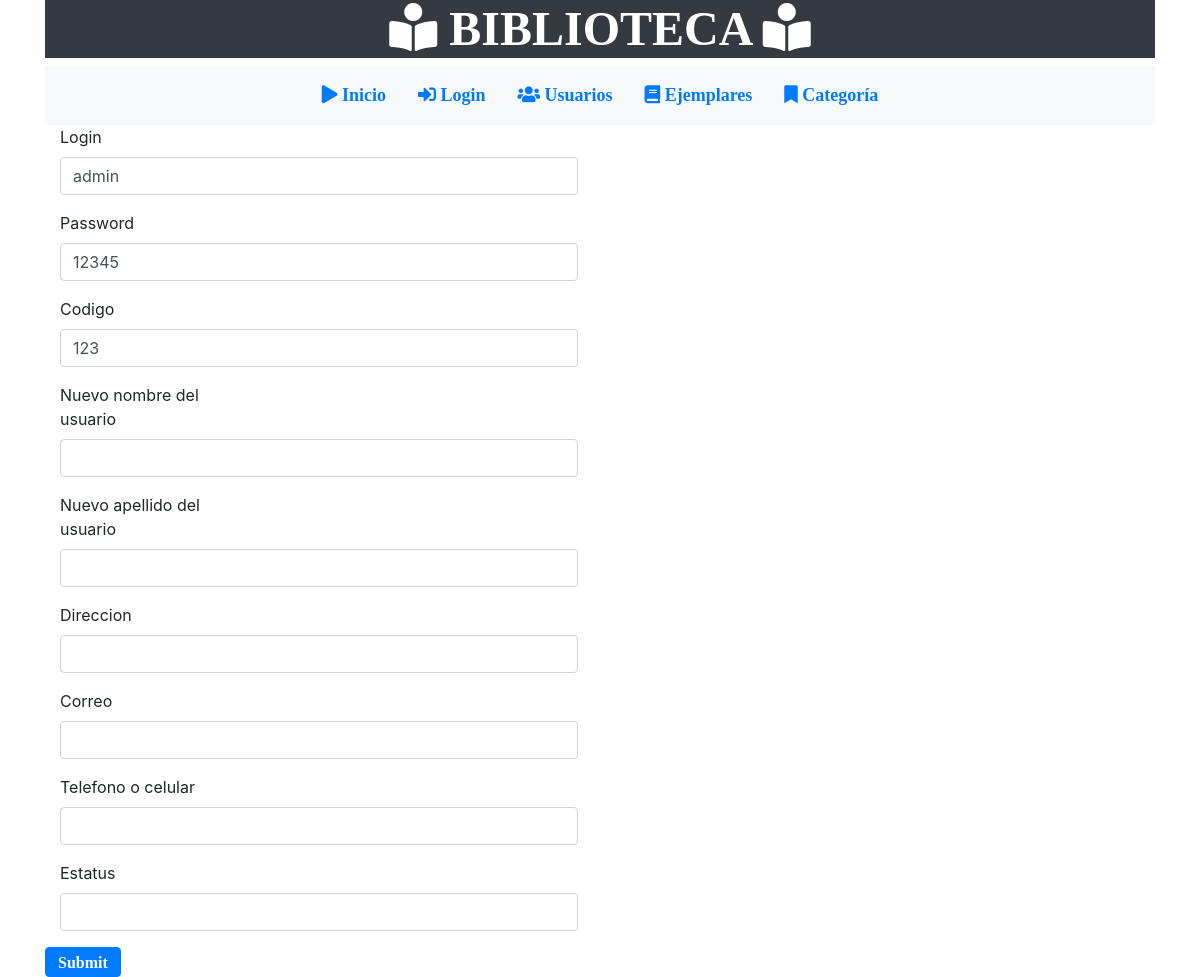
The app's page /usuario/editar/1 with its own data.
### tables this page shows
CREATE TABLE `usuario` (
  `usua_id` int(11) NOT NULL,
  `usuario` varchar(45) DEFAULT NULL,
  `password` varchar(45) DEFAULT NULL,
  `usua_codigo` int(11) DEFAULT NULL,
  `usua_nombres` varchar(45) DEFAULT NULL,
  `usua_apellidos` varchar(45) DEFAULT NULL,
  `usua_direccion` varchar(150) DEFAULT NULL,
  `usua_email` varchar(70) DEFAULT NULL,
  `usua_telefono` varchar(20) DEFAULT NULL,
  `usua_esadmin` tinyint(1) DEFAULT NULL
);

### application/controllers/Usuario.php (called while the page is built, shortened)
<?php
class Usuario extends CI_Controller {
	public function editar($usua_id)
   {
       $us = $this->db->get_where('usuario', array('usua_id' => $usua_id))->row();
       $this->load->view('includes/header');
       $this->load->view('usuarios/editar',array('us'=>$us));
       $this->load->view('includes/footer');
   }
}

### index.php (called while the page is built, shortened)
<?php
require_once BASEPATH.'core/CodeIgniter.php';

### application/views/usuarios/editar.php (the view)
<form method="post" action="<?php echo base_url('usuario/update/'.$us->usua_id);?>">
    <div class="row">
        <div class="col-md-8 col-md-offset-2">
            <div class="form-group">
                <label class="col-md-3">Login</label>
                <div class="col-md-9">
                    <input type="text" name="usuario" class="form-control" value="<?php echo $us->usuario; ?>">
                </div>
            </div>
        </div>
        <div class="col-md-8 col-md-offset-2">
            <div class="form-group">
                <label class="col-md-3">Password</label>
                <div class="col-md-9">
                    <input type="text" name="password" class="form-control" value="<?php echo $us->password; ?>">
                </div>
            </div>
        </div>
        <div class="col-md-8 col-md-offset-2">
            <div class="form-group">
                <label class="col-md-3">Codigo</label>
                <div class="col-md-9">
                    <input type="text" name="usua_codigo" class="form-control" value="<?php echo $us->usua_codigo; ?>">
                </div>
            </div>
        </div>
        <div class="col-md-8 col-md-offset-2">
            <div class="form-group">
                <label class="col-md-3">Nuevo nombre del usuario</label>
                <div class="col-md-9">
                    <input type="text" name="usua_nombres" class="form-control" value="<?php echo $us->usua_nombres; ?>">
                </div>
            </div>
        </div>
        <div class="col-md-8 col-md-offset-2">
            <div class="form-group">
                <label class="col-md-3">Nuevo apellido del usuario</label>
                <div class="col-md-9">
                    <input type="text" name="usua_apellidos" class="form-control" value="<?php echo $us->usua_apellidos; ?>">
                </div>
            </div>
        </div>
        <div class="col-md-8 col-md-offset-2">
            <div class="form-group">
                <label class="col-md-3">Direccion</label>
                <div class="col-md-9">
                    <input type="text" name="usua_direccion" class="form-control" value="<?php echo $us->usua_direccion; ?>">
                </div>
            </div>
        </div>
        <div class="col-md-8 col-md-offset-2">
            <div class="form-group">
                <label class="col-md-3">Correo</label>
                <div class="col-md-9">
                    <input type="text" name="usua_email" class="form-control" value="<?php echo $us->usua_email; ?>">
                </div>
            </div>
        </div>
        <div class="col-md-8 col-md-offset-2">
            <div class="form-group">
                <label class="col-md-3">Telefono o celular</label>
                <div class="col-md-9">
                    <input type="text" name="usua_telefono" class="form-control" value="<?php echo $us->usua_telefono; ?>">
                </div>
            </div>
        </div>
        <div class="col-md-8 col-md-offset-2">
            <div class="form-group">
                <label class="col-md-3">Estatus</label>
                <div class="col-md-9">
                    <input type="text" name="usua_esadmin" class="form-control" value="<?php echo $us->usua_esadmin; ?>">
                </div>
            </div>
        </div>
        <div class="col-md-8 col-md-offset-2 pull-right">
            <input type="submit" name="Save" class="btn btn-primary btn-xs fas fa-edit">
        </div>
    </div>
</form>
</div>

### records on screen
usuario: usuario "admin", password "12345", usua_codigo "123"
